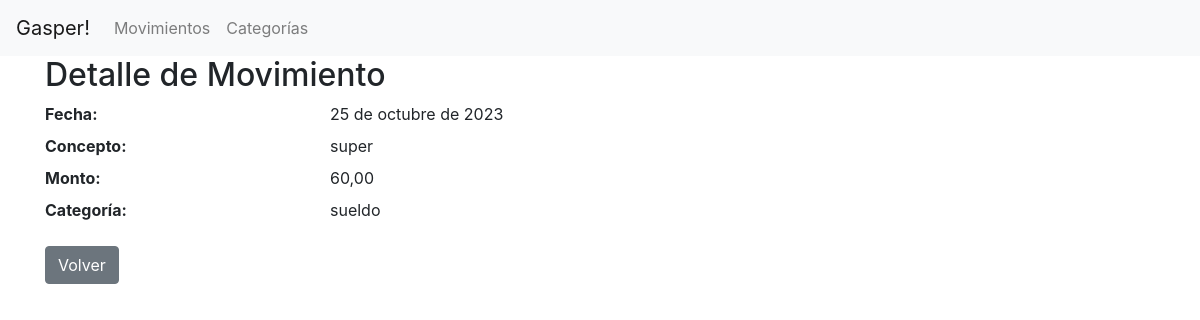
The app's page /app/movimientos/detalle/7/, older data.
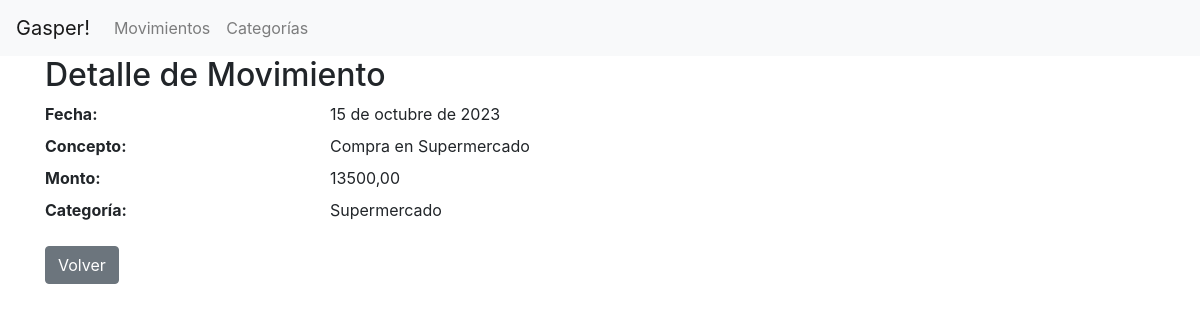
The same page, newer data.
### app/models.py (models this page shows, shortened)
class Movimiento(models.Model):
    fecha = models.DateField()
    concepto = models.CharField(max_length=200)
    monto = models.DecimalField(max_digits=10, decimal_places=2)
    categoria = models.ForeignKey(Categoria, on_delete=models.CASCADE)

class Categoria(models.Model):
    INGRESO = "I"
    EGRESO = "E"
    TIPO_CHOICES = [
        (INGRESO, "Ingreso"),
        (EGRESO, "Egreso"),
    ]
    nombre = models.CharField(max_length=100)
    tipo = models.CharField(max_length=1, choices=TIPO_CHOICES)
    categoria_padre = models.ForeignKey(
        "self", null=True, blank=True, on_delete=models.CASCADE
    )
    nivel_importancia = models.IntegerField(default=1)
    total = models.DecimalField(max_digits=10, decimal_places=2, default=0.00)
    def __str__(self):
        return self.nombre

### app/views.py (the view)
class DetalleMovimientoView(DetailView):
    model = Movimiento
    template_name = "app/detalle_movimiento.html"

### app/templates/app/detalle_movimiento.html
{% extends "app/base.html" %} {% block content %}
<h2>Detalle de Movimiento</h2>
<dl class="row">
  <dt class="col-sm-3">Fecha:</dt>
  <dd class="col-sm-9">{{ object.fecha }}</dd>
  <dt class="col-sm-3">Concepto:</dt>
  <dd class="col-sm-9">{{ object.concepto }}</dd>
  <dt class="col-sm-3">Monto:</dt>
  <dd class="col-sm-9">{{ object.monto }}</dd>
  <dt class="col-sm-3">Categoría:</dt>
  <dd class="col-sm-9">{{ object.categoria }}</dd>
</dl>
<a href="{% url 'app:ver_movimientos' %}" class="btn btn-secondary">Volver</a>
{% endblock %}

Row changes from the older to the newer data that the page shows:
changed Movimiento: fecha "25 de octubre de 2023" → "15 de octubre de 2023"; concepto "super" → "Compra en Supermercado"; monto "60,00" → "13500,00"; categoria "sueldo" → "Supermercado"
